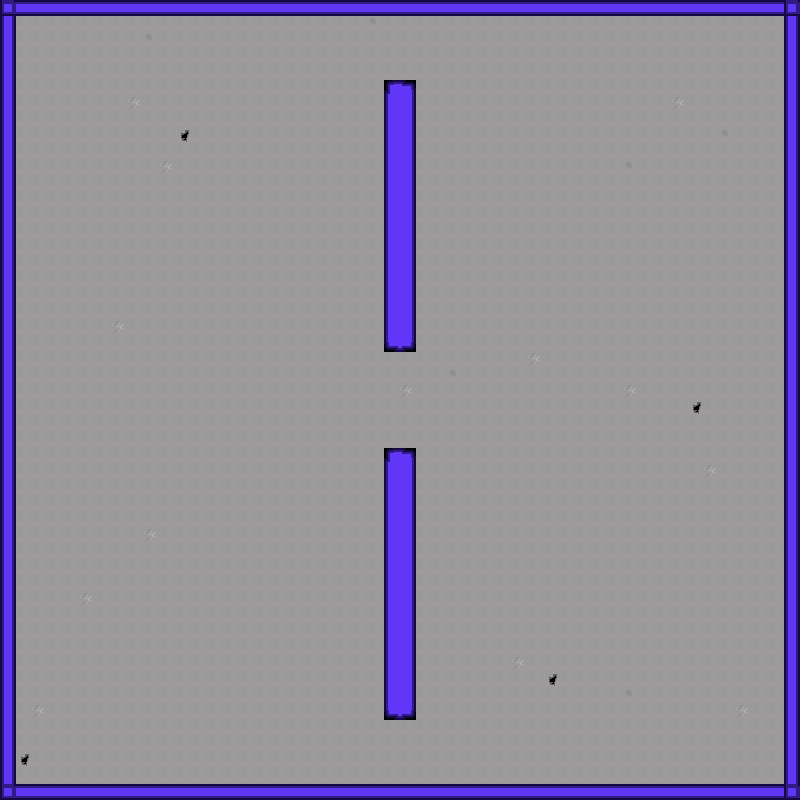

This game map was drawn from its Tiled (.tmx) file and the tilesets committed beside it. A one-line description and the trimmed map source follow:
An orthogonal 50x50 tile map with 16x16 px tiles, 1 tile layer (Tile Layer 1), 1 hidden layer not drawn.

<map version="1.0" orientation="orthogonal" width="50" height="50" tilewidth="16" tileheight="16">
 <tileset firstgid="1" name="bd2tset1" tilewidth="16" tileheight="16">
  <image source="../sprites_export/bd2tset1.png" width="256" height="48" />
 </tileset>
 <layer name="Tile Layer 1" width="50" height="50">
  <data>[2500 cells, 2500 non-empty, 14 distinct tile ids]</data>
 </layer>
 <layer name="nonvis" width="50" height="50" visible="0">
  <data>[2500 cells, 4 non-empty, 1 distinct tile ids]</data>
 </layer>
</map>
